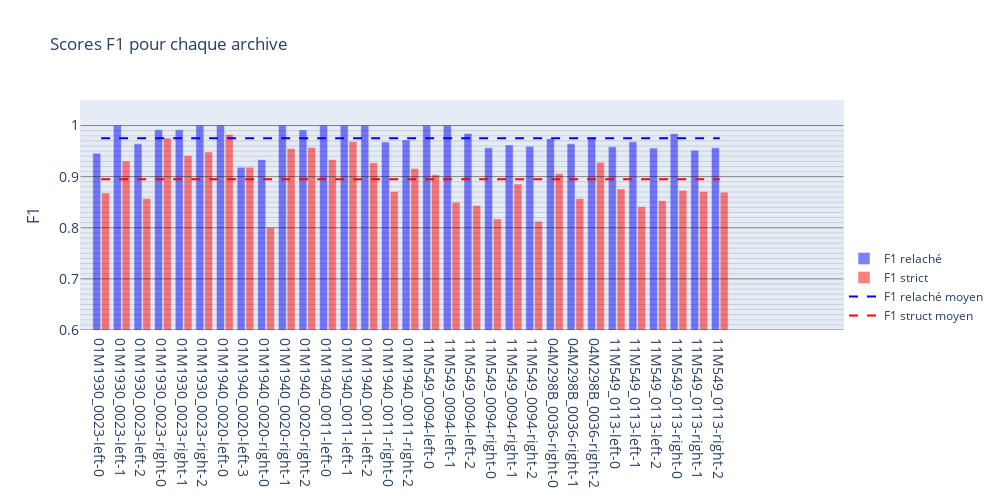
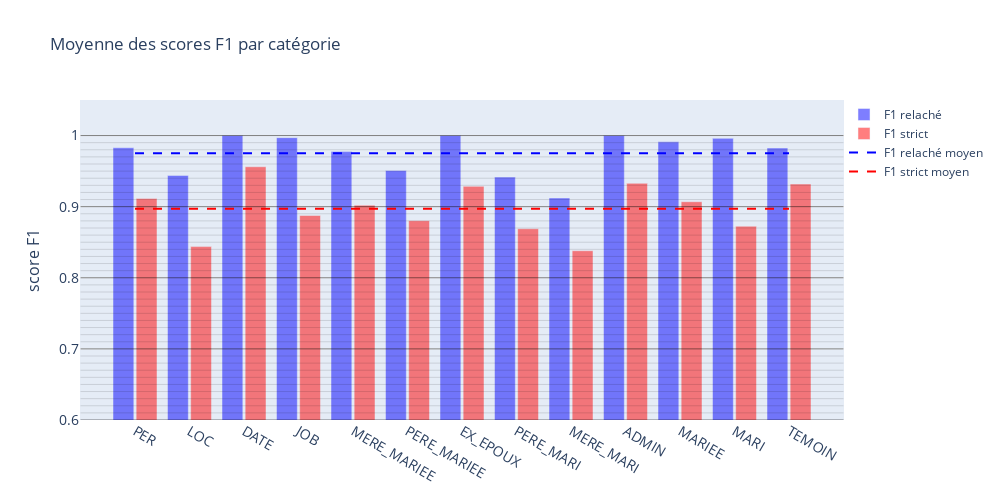
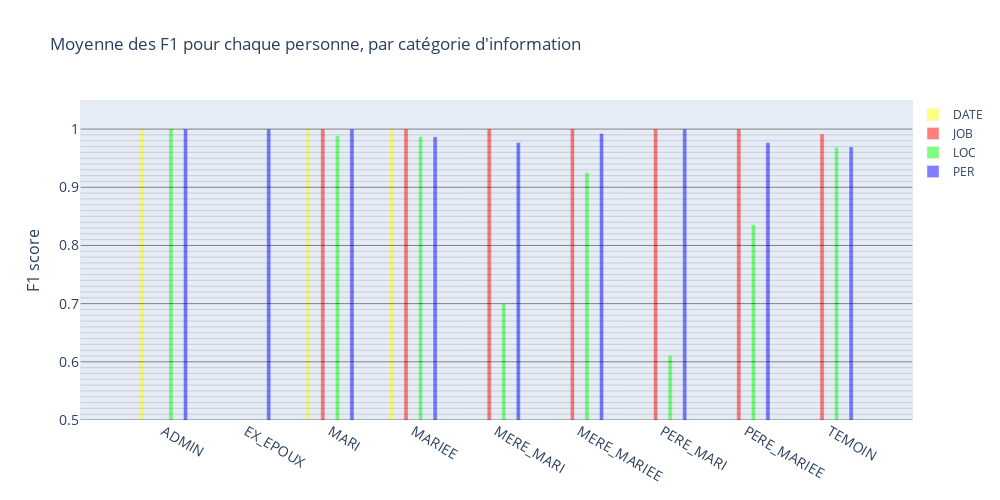

Notebook source saved alongside these figures, in order:
### Code cell
def test2():
    golden_set = {}
    labels_set = {}

    with open('donnees-test.json', 'r') as file:
        golden_set = json.load(file)

    for key in golden_set.keys():

        ####Patch for Boolean, temporary
        if isinstance(golden_set[key], bool):
            continue
        ################################

        #golden_set[key] = golden_set[key].replace('-\n', '').replace('\n', ' ')

    with open('donnees-test-labels-gpt35-paragraph-16k.json', 'r') as file:
        labels_set = json.load(file)

    results = {}
    for archive in golden_set.keys():
        if archive not in labels_set.keys():
            #print('Archive ' + archive + ' not found in labels_set')
            continue

        f1_scores = f1_score(labels_set[archive], golden_set[archive]['questions'], 0.5)
        results[archive] = f1_scores
    
    with open('results_extended.json', 'w') as file:
        json.dump(results, file, indent=4)

    scores = precision_recall(results, 0.5, False)
    #save scores in a json file
    with open('scores_extended.json', 'w') as file:
        json.dump(scores, file, indent=4)
    df = make_df(scores)
    #plot(df)
    return df

df = test2()
plot_average(df)
plot_by_category(df)
make_average_for_each_people()

### Figure 1 — Plotly figure (JSON) as saved in the notebook; plotly's stock layout.template omitted (floating-point values rounded to 4 significant figures)
{"data": [{"marker": {"color": "blue"}, "name": "F1 relaché", "opacity": 0.5, "type": "bar", "x": ["01M1930_0023-left-0", "01M1930_0023-left-1", "01M1930_0023-left-2", "01M1930_0023-right-0", "01M1930_0023-right-1", "01M1930_0023-right-2", "01M1940_0020-left-0", "01M1940_0020-left-3", "01M1940_0020-right-0", "01M1940_0020-right-1", "01M1940_0020-right-2", "01M1940_0011-left-0", "01M1940_0011-left-1", "01M1940_0011-left-2", "01M1940_0011-right-0", "01M1940_0011-right-2", "11M549_0094-left-0", "11M549_0094-left-1", "11M549_0094-left-2", "11M549_0094-right-0", "11M549_0094-right-1", "11M549_0094-right-2", "04M298B_0036-right-0", "04M298B_0036-right-1", "04M298B_0036-right-2", "11M549_0113-left-0", "11M549_0113-left-1", "11M549_0113-left-2", "11M549_0113-right-0", "11M549_0113-right-1", "11M549_0113-right-2"], "y": [0.9457, 1, 0.9643, 0.9919, 0.9916, 1, 1, 0.9184, 0.9333, 1, 0.9915, 1, 1, 1, 0.9677, 0.972, 1, 1, 0.9844, 0.9565, 0.9618, 0.9593, 0.9744, 0.9643, 0.976, 0.9587, 0.9683, 0.9559, 0.9841, 0.9516, 0.9565]}, {"marker": {"color": "red"}, "name": "F1 strict", "opacity": 0.5, "type": "bar", "x": ["01M1930_0023-left-0", "01M1930_0023-left-1", "01M1930_0023-left-2", "01M1930_0023-right-0", "01M1930_0023-right-1", "01M1930_0023-right-2", "01M1940_0020-left-0", "01M1940_0020-left-3", "01M1940_0020-right-0", "01M1940_0020-right-1", "01M1940_0020-right-2", "01M1940_0011-left-0", "01M1940_0011-left-1", "01M1940_0011-left-2", "01M1940_0011-right-0", "01M1940_0011-right-2", "11M549_0094-left-0", "11M549_0094-left-1", "11M549_0094-left-2", "11M549_0094-right-0", "11M549_0094-right-1", "11M549_0094-right-2", "04M298B_0036-right-0", "04M298B_0036-right-1", "04M298B_0036-right-2", "11M549_0113-left-0", "11M549_0113-left-1", "11M549_0113-left-2", "11M549_0113-right-0", "11M549_0113-right-1", "11M549_0113-right-2"], "y": [0.8682, 0.9306, 0.8571, 0.9756, 0.9412, 0.9483, 0.9825, 0.9184, 0.8, 0.9552, 0.9573, 0.9333, 0.9688, 0.9273, 0.871, 0.9159, 0.9038, 0.85, 0.8438, 0.8174, 0.8855, 0.813, 0.906, 0.8571, 0.928, 0.876, 0.8413, 0.8529, 0.873, 0.871, 0.8696]}, {"line": {"dash": "dash", "width": 2}, "marker": {"color": "blue"}, "mode": "lines", "name": "F1 relaché moyen", "type": "scatter", "x": ["01M1930_0023-left-0", "01M1930_0023-left-1", "01M1930_0023-left-2", "01M1930_0023-right-0", "01M1930_0023-right-1", "01M1930_0023-right-2", "01M1940_0020-left-0", "01M1940_0020-left-3", "01M1940_0020-right-0", "01M1940_0020-right-1", "01M1940_0020-right-2", "01M1940_0011-left-0", "01M1940_0011-left-1", "01M1940_0011-left-2", "01M1940_0011-right-0", "01M1940_0011-right-2", "11M549_0094-left-0", "11M549_0094-left-1", "11M549_0094-left-2", "11M549_0094-right-0", "11M549_0094-right-1", "11M549_0094-right-2", "04M298B_0036-right-0", "04M298B_0036-right-1", "04M298B_0036-right-2", "11M549_0113-left-0", "11M549_0113-left-1", "11M549_0113-left-2", "11M549_0113-right-0", "11M549_0113-right-1", "11M549_0113-right-2"], "y": [0.9751, 0.9751, 0.9751, 0.9751, 0.9751, 0.9751, 0.9751, 0.9751, 0.9751, 0.9751, 0.9751, 0.9751, 0.9751, 0.9751, 0.9751, 0.9751, 0.9751, 0.9751, 0.9751, 0.9751, 0.9751, 0.9751, 0.9751, 0.9751, 0.9751, 0.9751, 0.9751, 0.9751, 0.9751, 0.9751, 0.9751]}, {"line": {"dash": "dash", "width": 2}, "marker": {"color": "red"}, "mode": "lines", "name": "F1 struct moyen", "type": "scatter", "x": ["01M1930_0023-left-0", "01M1930_0023-left-1", "01M1930_0023-left-2", "01M1930_0023-right-0", "01M1930_0023-right-1", "01M1930_0023-right-2", "01M1940_0020-left-0", "01M1940_0020-left-3", "01M1940_0020-right-0", "01M1940_0020-right-1", "01M1940_0020-right-2", "01M1940_0011-left-0", "01M1940_0011-left-1", "01M1940_0011-left-2", "01M1940_0011-right-0", "01M1940_0011-right-2", "11M549_0094-left-0", "11M549_0094-left-1", "11M549_0094-left-2", "11M549_0094-right-0", "11M549_0094-right-1", "11M549_0094-right-2", "04M298B_0036-right-0", "04M298B_0036-right-1", "04M298B_0036-right-2", "11M549_0113-left-0", "11M549_0113-left-1", "11M549_0113-left-2", "11M549_0113-right-0", "11M549_0113-right-1", "11M549_0113-right-2"], "y": [0.8948, 0.8948, 0.8948, 0.8948, 0.8948, 0.8948, 0.8948, 0.8948, 0.8948, 0.8948, 0.8948, 0.8948, 0.8948, 0.8948, 0.8948, 0.8948, 0.8948, 0.8948, 0.8948, 0.8948, 0.8948, 0.8948, 0.8948, 0.8948, 0.8948, 0.8948, 0.8948, 0.8948, 0.8948, 0.8948, 0.8948]}], "layout": {"autosize": false, "bargap": 0.15, "bargroupgap": 0.1, "barmode": "group", "height": 500, "legend": {"bgcolor": "rgba(255, 255, 255, 0)", "bordercolor": "rgba(255, 255, 255, 0)", "x": 1, "y": 0}, "shapes": [{"line": {"color": "rgba(0,0,0, 0.5)", "width": 1}, "type": "line", "x0": -1, "x1": 36, "y0": 0.6, "y1": 0.6}, {"line": {"color": "rgba(0,0,0, 0.25)", "width": 0.5}, "type": "line", "x0": -1, "x1": 36, "y0": 0.61, "y1": 0.61}, {"line": {"color": "rgba(0,0,0, 0.25)", "width": 0.5}, "type": "line", "x0": -1, "x1": 36, "y0": 0.62, "y1": 0.62}, {"line": {"color": "rgba(0,0,0, 0.25)", "width": 0.5}, "type": "line", "x0": -1, "x1": 36, "y0": 0.63, "y1": 0.63}, {"line": {"color": "rgba(0,0,0, 0.25)", "width": 0.5}, "type": "line", "x0": -1, "x1": 36, "y0": 0.64, "y1": 0.64}, {"line": {"color": "rgba(0,0,0, 0.25)", "width": 0.5}, "type": "line", "x0": -1, "x1": 36, "y0": 0.65, "y1": 0.65}, {"line": {"color": "rgba(0,0,0, 0.25)", "width": 0.5}, "type": "line", "x0": -1, "x1": 36, "y0": 0.66, "y1": 0.66}, {"line": {"color": "rgba(0,0,0, 0.25)", "width": 0.5}, "type": "line", "x0": -1, "x1": 36, "y0": 0.67, "y1": 0.67}, {"line": {"color": "rgba(0,0,0, 0.25)", "width": 0.5}, "type": "line", "x0": -1, "x1": 36, "y0": 0.68, "y1": 0.68}, {"line": {"color": "rgba(0,0,0, 0.25)", "width": 0.5}, "type": "line", "x0": -1, "x1": 36, "y0": 0.69, "y1": 0.69}, {"line": {"color": "rgba(0,0,0, 0.5)", "width": 1}, "type": "line", "x0": -1, "x1": 36, "y0": 0.7, "y1": 0.7}, {"line": {"color": "rgba(0,0,0, 0.25)", "width": 0.5}, "type": "line", "x0": -1, "x1": 36, "y0": 0.71, "y1": 0.71}, {"line": {"color": "rgba(0,0,0, 0.25)", "width": 0.5}, "type": "line", "x0": -1, "x1": 36, "y0": 0.72, "y1": 0.72}, {"line": {"color": "rgba(0,0,0, 0.25)", "width": 0.5}, "type": "line", "x0": -1, "x1": 36, "y0": 0.73, "y1": 0.73}, {"line": {"color": "rgba(0,0,0, 0.25)", "width": 0.5}, "type": "line", "x0": -1, "x1": 36, "y0": 0.74, "y1": 0.74}, {"line": {"color": "rgba(0,0,0, 0.25)", "width": 0.5}, "type": "line", "x0": -1, "x1": 36, "y0": 0.75, "y1": 0.75}, {"line": {"color": "rgba(0,0,0, 0.25)", "width": 0.5}, "type": "line", "x0": -1, "x1": 36, "y0": 0.76, "y1": 0.76}, {"line": {"color": "rgba(0,0,0, 0.25)", "width": 0.5}, "type": "line", "x0": -1, "x1": 36, "y0": 0.77, "y1": 0.77}, {"line": {"color": "rgba(0,0,0, 0.25)", "width": 0.5}, "type": "line", "x0": -1, "x1": 36, "y0": 0.78, "y1": 0.78}, {"line": {"color": "rgba(0,0,0, 0.25)", "width": 0.5}, "type": "line", "x0": -1, "x1": 36, "y0": 0.79, "y1": 0.79}, {"line": {"color": "rgba(0,0,0, 0.5)", "width": 1}, "type": "line", "x0": -1, "x1": 36, "y0": 0.8, "y1": 0.8}, {"line": {"color": "rgba(0,0,0, 0.25)", "width": 0.5}, "type": "line", "x0": -1, "x1": 36, "y0": 0.81, "y1": 0.81}, {"line": {"color": "rgba(0,0,0, 0.25)", "width": 0.5}, "type": "line", "x0": -1, "x1": 36, "y0": 0.82, "y1": 0.82}, {"line": {"color": "rgba(0,0,0, 0.25)", "width": 0.5}, "type": "line", "x0": -1, "x1": 36, "y0": 0.83, "y1": 0.83}, {"line": {"color": "rgba(0,0,0, 0.25)", "width": 0.5}, "type": "line", "x0": -1, "x1": 36, "y0": 0.84, "y1": 0.84}, {"line": {"color": "rgba(0,0,0, 0.25)", "width": 0.5}, "type": "line", "x0": -1, "x1": 36, "y0": 0.85, "y1": 0.85}, {"line": {"color": "rgba(0,0,0, 0.25)", "width": 0.5}, "type": "line", "x0": -1, "x1": 36, "y0": 0.86, "y1": 0.86}, {"line": {"color": "rgba(0,0,0, 0.25)", "width": 0.5}, "type": "line", "x0": -1, "x1": 36, "y0": 0.87, "y1": 0.87}, {"line": {"color": "rgba(0,0,0, 0.25)", "width": 0.5}, "type": "line", "x0": -1, "x1": 36, "y0": 0.88, "y1": 0.88}, {"line": {"color": "rgba(0,0,0, 0.25)", "width": 0.5}, "type": "line", "x0": -1, "x1": 36, "y0": 0.89, "y1": 0.89}, {"line": {"color": "rgba(0,0,0, 0.5)", "width": 1}, "type": "line", "x0": -1, "x1": 36, "y0": 0.9, "y1": 0.9}, {"line": {"color": "rgba(0,0,0, 0.25)", "width": 0.5}, "type": "line", "x0": -1, "x1": 36, "y0": 0.91, "y1": 0.91}, {"line": {"color": "rgba(0,0,0, 0.25)", "width": 0.5}, "type": "line", "x0": -1, "x1": 36, "y0": 0.92, "y1": 0.92}, {"line": {"color": "rgba(0,0,0, 0.25)", "width": 0.5}, "type": "line", "x0": -1, "x1": 36, "y0": 0.93, "y1": 0.93}, {"line": {"color": "rgba(0,0,0, 0.25)", "width": 0.5}, "type": "line", "x0": -1, "x1": 36, "y0": 0.94, "y1": 0.94}, {"line": {"color": "rgba(0,0,0, 0.25)", "width": 0.5}, "type": "line", "x0": -1, "x1": 36, "y0": 0.95, "y1": 0.95}, {"line": {"color": "rgba(0,0,0, 0.25)", "width": 0.5}, "type": "line", "x0": -1, "x1": 36, "y0": 0.96, "y1": 0.96}, {"line": {"color": "rgba(0,0,0, 0.25)", "width": 0.5}, "type": "line", "x0": -1, "x1": 36, "y0": 0.97, "y1": 0.97}, {"line": {"color": "rgba(0,0,0, 0.25)", "width": 0.5}, "type": "line", "x0": -1, "x1": 36, "y0": 0.98, "y1": 0.98}, {"line": {"color": "rgba(0,0,0, 0.25)", "width": 0.5}, "type": "line", "x0": -1, "x1": 36, "y0": 0.99, "y1": 0.99}, {"line": {"color": "rgba(0,0,0, 0.5)", "width": 1}, "type": "line", "x0": -1, "x1": 36, "y0": 1, "y1": 1}], "title": {"text": "Scores F1 pour chaque archive"}, "width": 1000, "xaxis": {"tickfont": {"size": 14}}, "yaxis": {"dtick": 0.1, "range": [0.6, 1.05], "tick0": 0, "tickcolor": "rgb(0,0,0)", "tickfont": {"size": 14}, "ticklen": 10, "tickwidth": 1.5, "title": {"font": {"size": 16}, "text": "F1"}}}}

### Figure 2 — Plotly figure (JSON) as saved in the notebook; plotly's stock layout.template omitted (floating-point values rounded to 4 significant figures)
{"data": [{"marker": {"color": "blue"}, "name": "F1 relaché", "opacity": 0.5, "type": "bar", "x": ["PER", "LOC", "DATE", "JOB", "MERE_MARIEE", "PERE_MARIEE", "EX_EPOUX", "PERE_MARI", "MERE_MARI", "ADMIN", "MARIEE", "MARI", "TEMOIN"], "y": [0.9828, 0.944, 1, 0.9971, 0.9774, 0.9509, 1, 0.9416, 0.9122, 1, 0.9911, 0.9961, 0.9824]}, {"marker": {"color": "red"}, "name": "F1 strict", "opacity": 0.5, "type": "bar", "x": ["PER", "LOC", "DATE", "JOB", "MERE_MARIEE", "PERE_MARIEE", "EX_EPOUX", "PERE_MARI", "MERE_MARI", "ADMIN", "MARIEE", "MARI", "TEMOIN"], "y": [0.9114, 0.8438, 0.9561, 0.8876, 0.9021, 0.8803, 0.9286, 0.869, 0.838, 0.9328, 0.9069, 0.8725, 0.9317]}, {"line": {"dash": "dash", "width": 2}, "marker": {"color": "blue"}, "mode": "lines", "name": "F1 relaché moyen", "type": "scatter", "x": ["PER", "LOC", "DATE", "JOB", "MERE_MARIEE", "PERE_MARIEE", "EX_EPOUX", "PERE_MARI", "MERE_MARI", "ADMIN", "MARIEE", "MARI", "TEMOIN"], "y": [0.975, 0.975, 0.975, 0.975, 0.975, 0.975, 0.975, 0.975, 0.975, 0.975, 0.975, 0.975, 0.975]}, {"line": {"dash": "dash", "width": 2}, "marker": {"color": "red"}, "mode": "lines", "name": "F1 strict moyen", "type": "scatter", "x": ["PER", "LOC", "DATE", "JOB", "MERE_MARIEE", "PERE_MARIEE", "EX_EPOUX", "PERE_MARI", "MERE_MARI", "ADMIN", "MARIEE", "MARI", "TEMOIN"], "y": [0.897, 0.897, 0.897, 0.897, 0.897, 0.897, 0.897, 0.897, 0.897, 0.897, 0.897, 0.897, 0.897]}], "layout": {"autosize": false, "bargap": 0.15, "bargroupgap": 0.1, "barmode": "group", "height": 500, "legend": {"bgcolor": "rgba(255, 255, 255, 0)", "bordercolor": "rgba(255, 255, 255, 0)", "x": 1, "y": 1}, "shapes": [{"line": {"color": "rgba(0,0,0, 0.5)", "width": 1}, "type": "line", "x0": -1, "x1": 13, "y0": 0.6, "y1": 0.6}, {"line": {"color": "rgba(0,0,0, 0.25)", "width": 0.5}, "type": "line", "x0": -1, "x1": 13, "y0": 0.61, "y1": 0.61}, {"line": {"color": "rgba(0,0,0, 0.25)", "width": 0.5}, "type": "line", "x0": -1, "x1": 13, "y0": 0.62, "y1": 0.62}, {"line": {"color": "rgba(0,0,0, 0.25)", "width": 0.5}, "type": "line", "x0": -1, "x1": 13, "y0": 0.63, "y1": 0.63}, {"line": {"color": "rgba(0,0,0, 0.25)", "width": 0.5}, "type": "line", "x0": -1, "x1": 13, "y0": 0.64, "y1": 0.64}, {"line": {"color": "rgba(0,0,0, 0.25)", "width": 0.5}, "type": "line", "x0": -1, "x1": 13, "y0": 0.65, "y1": 0.65}, {"line": {"color": "rgba(0,0,0, 0.25)", "width": 0.5}, "type": "line", "x0": -1, "x1": 13, "y0": 0.66, "y1": 0.66}, {"line": {"color": "rgba(0,0,0, 0.25)", "width": 0.5}, "type": "line", "x0": -1, "x1": 13, "y0": 0.67, "y1": 0.67}, {"line": {"color": "rgba(0,0,0, 0.25)", "width": 0.5}, "type": "line", "x0": -1, "x1": 13, "y0": 0.68, "y1": 0.68}, {"line": {"color": "rgba(0,0,0, 0.25)", "width": 0.5}, "type": "line", "x0": -1, "x1": 13, "y0": 0.69, "y1": 0.69}, {"line": {"color": "rgba(0,0,0, 0.5)", "width": 1}, "type": "line", "x0": -1, "x1": 13, "y0": 0.7, "y1": 0.7}, {"line": {"color": "rgba(0,0,0, 0.25)", "width": 0.5}, "type": "line", "x0": -1, "x1": 13, "y0": 0.71, "y1": 0.71}, {"line": {"color": "rgba(0,0,0, 0.25)", "width": 0.5}, "type": "line", "x0": -1, "x1": 13, "y0": 0.72, "y1": 0.72}, {"line": {"color": "rgba(0,0,0, 0.25)", "width": 0.5}, "type": "line", "x0": -1, "x1": 13, "y0": 0.73, "y1": 0.73}, {"line": {"color": "rgba(0,0,0, 0.25)", "width": 0.5}, "type": "line", "x0": -1, "x1": 13, "y0": 0.74, "y1": 0.74}, {"line": {"color": "rgba(0,0,0, 0.25)", "width": 0.5}, "type": "line", "x0": -1, "x1": 13, "y0": 0.75, "y1": 0.75}, {"line": {"color": "rgba(0,0,0, 0.25)", "width": 0.5}, "type": "line", "x0": -1, "x1": 13, "y0": 0.76, "y1": 0.76}, {"line": {"color": "rgba(0,0,0, 0.25)", "width": 0.5}, "type": "line", "x0": -1, "x1": 13, "y0": 0.77, "y1": 0.77}, {"line": {"color": "rgba(0,0,0, 0.25)", "width": 0.5}, "type": "line", "x0": -1, "x1": 13, "y0": 0.78, "y1": 0.78}, {"line": {"color": "rgba(0,0,0, 0.25)", "width": 0.5}, "type": "line", "x0": -1, "x1": 13, "y0": 0.79, "y1": 0.79}, {"line": {"color": "rgba(0,0,0, 0.5)", "width": 1}, "type": "line", "x0": -1, "x1": 13, "y0": 0.8, "y1": 0.8}, {"line": {"color": "rgba(0,0,0, 0.25)", "width": 0.5}, "type": "line", "x0": -1, "x1": 13, "y0": 0.81, "y1": 0.81}, {"line": {"color": "rgba(0,0,0, 0.25)", "width": 0.5}, "type": "line", "x0": -1, "x1": 13, "y0": 0.82, "y1": 0.82}, {"line": {"color": "rgba(0,0,0, 0.25)", "width": 0.5}, "type": "line", "x0": -1, "x1": 13, "y0": 0.83, "y1": 0.83}, {"line": {"color": "rgba(0,0,0, 0.25)", "width": 0.5}, "type": "line", "x0": -1, "x1": 13, "y0": 0.84, "y1": 0.84}, {"line": {"color": "rgba(0,0,0, 0.25)", "width": 0.5}, "type": "line", "x0": -1, "x1": 13, "y0": 0.85, "y1": 0.85}, {"line": {"color": "rgba(0,0,0, 0.25)", "width": 0.5}, "type": "line", "x0": -1, "x1": 13, "y0": 0.86, "y1": 0.86}, {"line": {"color": "rgba(0,0,0, 0.25)", "width": 0.5}, "type": "line", "x0": -1, "x1": 13, "y0": 0.87, "y1": 0.87}, {"line": {"color": "rgba(0,0,0, 0.25)", "width": 0.5}, "type": "line", "x0": -1, "x1": 13, "y0": 0.88, "y1": 0.88}, {"line": {"color": "rgba(0,0,0, 0.25)", "width": 0.5}, "type": "line", "x0": -1, "x1": 13, "y0": 0.89, "y1": 0.89}, {"line": {"color": "rgba(0,0,0, 0.5)", "width": 1}, "type": "line", "x0": -1, "x1": 13, "y0": 0.9, "y1": 0.9}, {"line": {"color": "rgba(0,0,0, 0.25)", "width": 0.5}, "type": "line", "x0": -1, "x1": 13, "y0": 0.91, "y1": 0.91}, {"line": {"color": "rgba(0,0,0, 0.25)", "width": 0.5}, "type": "line", "x0": -1, "x1": 13, "y0": 0.92, "y1": 0.92}, {"line": {"color": "rgba(0,0,0, 0.25)", "width": 0.5}, "type": "line", "x0": -1, "x1": 13, "y0": 0.93, "y1": 0.93}, {"line": {"color": "rgba(0,0,0, 0.25)", "width": 0.5}, "type": "line", "x0": -1, "x1": 13, "y0": 0.94, "y1": 0.94}, {"line": {"color": "rgba(0,0,0, 0.25)", "width": 0.5}, "type": "line", "x0": -1, "x1": 13, "y0": 0.95, "y1": 0.95}, {"line": {"color": "rgba(0,0,0, 0.25)", "width": 0.5}, "type": "line", "x0": -1, "x1": 13, "y0": 0.96, "y1": 0.96}, {"line": {"color": "rgba(0,0,0, 0.25)", "width": 0.5}, "type": "line", "x0": -1, "x1": 13, "y0": 0.97, "y1": 0.97}, {"line": {"color": "rgba(0,0,0, 0.25)", "width": 0.5}, "type": "line", "x0": -1, "x1": 13, "y0": 0.98, "y1": 0.98}, {"line": {"color": "rgba(0,0,0, 0.25)", "width": 0.5}, "type": "line", "x0": -1, "x1": 13, "y0": 0.99, "y1": 0.99}, {"line": {"color": "rgba(0,0,0, 0.5)", "width": 1}, "type": "line", "x0": -1, "x1": 13, "y0": 1, "y1": 1}], "title": {"text": "Moyenne des scores F1 par catégorie"}, "width": 1000, "xaxis": {"tickfont": {"size": 14}}, "yaxis": {"dtick": 0.1, "range": [0.6, 1.05], "tick0": 0, "tickcolor": "rgb(0,0,0)", "tickfont": {"size": 14}, "ticklen": 10, "tickwidth": 1.5, "title": {"font": {"size": 16}, "text": "score F1"}}}}

### Figure 3 — Plotly figure (JSON) as saved in the notebook; plotly's stock layout.template omitted (floating-point values rounded to 4 significant figures)
{"data": [{"marker": {"color": "rgba(255, 255, 0, 0.5)"}, "name": "DATE", "type": "bar", "width": 0.05, "x": ["ADMIN", "EX_EPOUX", "MARI", "MARIEE", "MERE_MARI", "MERE_MARIEE", "PERE_MARI", "PERE_MARIEE", "TEMOIN"], "y": [1, 0, 1, 1, 0, 0, 0, 0, 0]}, {"marker": {"color": "rgba(255, 0, 0, 0.5)"}, "name": "JOB", "type": "bar", "width": 0.05, "x": ["ADMIN", "EX_EPOUX", "MARI", "MARIEE", "MERE_MARI", "MERE_MARIEE", "PERE_MARI", "PERE_MARIEE", "TEMOIN"], "y": [0, 0, 1, 1, 1, 1, 1, 1, 0.9916]}, {"marker": {"color": "rgba(0, 255, 0, 0.5)"}, "name": "LOC", "type": "bar", "width": 0.05, "x": ["ADMIN", "EX_EPOUX", "MARI", "MARIEE", "MERE_MARI", "MERE_MARIEE", "PERE_MARI", "PERE_MARIEE", "TEMOIN"], "y": [1, 0, 0.9885, 0.9872, 0.7, 0.925, 0.6111, 0.8358, 0.9689]}, {"marker": {"color": "rgba(0, 0, 255, 0.5)"}, "name": "PER", "type": "bar", "width": 0.05, "x": ["ADMIN", "EX_EPOUX", "MARI", "MARIEE", "MERE_MARI", "MERE_MARIEE", "PERE_MARI", "PERE_MARIEE", "TEMOIN"], "y": [1, 1, 1, 0.9868, 0.9767, 0.9926, 1, 0.9767, 0.9694]}], "layout": {"autosize": false, "bargap": 0.3, "bargroupgap": 0.3, "barmode": "group", "height": 500, "legend": {"bgcolor": "rgba(255, 255, 255, 0)", "bordercolor": "rgba(255, 255, 255, 0)", "x": 1, "y": 1}, "shapes": [{"line": {"color": "rgba(0,0,0, 0.5)", "width": 1}, "type": "line", "x0": -1, "x1": 9, "y0": 0.5, "y1": 0.5}, {"line": {"color": "rgba(0,0,0, 0.25)", "width": 0.5}, "type": "line", "x0": -1, "x1": 9, "y0": 0.51, "y1": 0.51}, {"line": {"color": "rgba(0,0,0, 0.25)", "width": 0.5}, "type": "line", "x0": -1, "x1": 9, "y0": 0.52, "y1": 0.52}, {"line": {"color": "rgba(0,0,0, 0.25)", "width": 0.5}, "type": "line", "x0": -1, "x1": 9, "y0": 0.53, "y1": 0.53}, {"line": {"color": "rgba(0,0,0, 0.25)", "width": 0.5}, "type": "line", "x0": -1, "x1": 9, "y0": 0.54, "y1": 0.54}, {"line": {"color": "rgba(0,0,0, 0.25)", "width": 0.5}, "type": "line", "x0": -1, "x1": 9, "y0": 0.55, "y1": 0.55}, {"line": {"color": "rgba(0,0,0, 0.25)", "width": 0.5}, "type": "line", "x0": -1, "x1": 9, "y0": 0.56, "y1": 0.56}, {"line": {"color": "rgba(0,0,0, 0.25)", "width": 0.5}, "type": "line", "x0": -1, "x1": 9, "y0": 0.57, "y1": 0.57}, {"line": {"color": "rgba(0,0,0, 0.25)", "width": 0.5}, "type": "line", "x0": -1, "x1": 9, "y0": 0.58, "y1": 0.58}, {"line": {"color": "rgba(0,0,0, 0.25)", "width": 0.5}, "type": "line", "x0": -1, "x1": 9, "y0": 0.59, "y1": 0.59}, {"line": {"color": "rgba(0,0,0, 0.5)", "width": 1}, "type": "line", "x0": -1, "x1": 9, "y0": 0.6, "y1": 0.6}, {"line": {"color": "rgba(0,0,0, 0.25)", "width": 0.5}, "type": "line", "x0": -1, "x1": 9, "y0": 0.61, "y1": 0.61}, {"line": {"color": "rgba(0,0,0, 0.25)", "width": 0.5}, "type": "line", "x0": -1, "x1": 9, "y0": 0.62, "y1": 0.62}, {"line": {"color": "rgba(0,0,0, 0.25)", "width": 0.5}, "type": "line", "x0": -1, "x1": 9, "y0": 0.63, "y1": 0.63}, {"line": {"color": "rgba(0,0,0, 0.25)", "width": 0.5}, "type": "line", "x0": -1, "x1": 9, "y0": 0.64, "y1": 0.64}, {"line": {"color": "rgba(0,0,0, 0.25)", "width": 0.5}, "type": "line", "x0": -1, "x1": 9, "y0": 0.65, "y1": 0.65}, {"line": {"color": "rgba(0,0,0, 0.25)", "width": 0.5}, "type": "line", "x0": -1, "x1": 9, "y0": 0.66, "y1": 0.66}, {"line": {"color": "rgba(0,0,0, 0.25)", "width": 0.5}, "type": "line", "x0": -1, "x1": 9, "y0": 0.67, "y1": 0.67}, {"line": {"color": "rgba(0,0,0, 0.25)", "width": 0.5}, "type": "line", "x0": -1, "x1": 9, "y0": 0.68, "y1": 0.68}, {"line": {"color": "rgba(0,0,0, 0.25)", "width": 0.5}, "type": "line", "x0": -1, "x1": 9, "y0": 0.69, "y1": 0.69}, {"line": {"color": "rgba(0,0,0, 0.5)", "width": 1}, "type": "line", "x0": -1, "x1": 9, "y0": 0.7, "y1": 0.7}, {"line": {"color": "rgba(0,0,0, 0.25)", "width": 0.5}, "type": "line", "x0": -1, "x1": 9, "y0": 0.71, "y1": 0.71}, {"line": {"color": "rgba(0,0,0, 0.25)", "width": 0.5}, "type": "line", "x0": -1, "x1": 9, "y0": 0.72, "y1": 0.72}, {"line": {"color": "rgba(0,0,0, 0.25)", "width": 0.5}, "type": "line", "x0": -1, "x1": 9, "y0": 0.73, "y1": 0.73}, {"line": {"color": "rgba(0,0,0, 0.25)", "width": 0.5}, "type": "line", "x0": -1, "x1": 9, "y0": 0.74, "y1": 0.74}, {"line": {"color": "rgba(0,0,0, 0.25)", "width": 0.5}, "type": "line", "x0": -1, "x1": 9, "y0": 0.75, "y1": 0.75}, {"line": {"color": "rgba(0,0,0, 0.25)", "width": 0.5}, "type": "line", "x0": -1, "x1": 9, "y0": 0.76, "y1": 0.76}, {"line": {"color": "rgba(0,0,0, 0.25)", "width": 0.5}, "type": "line", "x0": -1, "x1": 9, "y0": 0.77, "y1": 0.77}, {"line": {"color": "rgba(0,0,0, 0.25)", "width": 0.5}, "type": "line", "x0": -1, "x1": 9, "y0": 0.78, "y1": 0.78}, {"line": {"color": "rgba(0,0,0, 0.25)", "width": 0.5}, "type": "line", "x0": -1, "x1": 9, "y0": 0.79, "y1": 0.79}, {"line": {"color": "rgba(0,0,0, 0.5)", "width": 1}, "type": "line", "x0": -1, "x1": 9, "y0": 0.8, "y1": 0.8}, {"line": {"color": "rgba(0,0,0, 0.25)", "width": 0.5}, "type": "line", "x0": -1, "x1": 9, "y0": 0.81, "y1": 0.81}, {"line": {"color": "rgba(0,0,0, 0.25)", "width": 0.5}, "type": "line", "x0": -1, "x1": 9, "y0": 0.82, "y1": 0.82}, {"line": {"color": "rgba(0,0,0, 0.25)", "width": 0.5}, "type": "line", "x0": -1, "x1": 9, "y0": 0.83, "y1": 0.83}, {"line": {"color": "rgba(0,0,0, 0.25)", "width": 0.5}, "type": "line", "x0": -1, "x1": 9, "y0": 0.84, "y1": 0.84}, {"line": {"color": "rgba(0,0,0, 0.25)", "width": 0.5}, "type": "line", "x0": -1, "x1": 9, "y0": 0.85, "y1": 0.85}, {"line": {"color": "rgba(0,0,0, 0.25)", "width": 0.5}, "type": "line", "x0": -1, "x1": 9, "y0": 0.86, "y1": 0.86}, {"line": {"color": "rgba(0,0,0, 0.25)", "width": 0.5}, "type": "line", "x0": -1, "x1": 9, "y0": 0.87, "y1": 0.87}, {"line": {"color": "rgba(0,0,0, 0.25)", "width": 0.5}, "type": "line", "x0": -1, "x1": 9, "y0": 0.88, "y1": 0.88}, {"line": {"color": "rgba(0,0,0, 0.25)", "width": 0.5}, "type": "line", "x0": -1, "x1": 9, "y0": 0.89, "y1": 0.89}, {"line": {"color": "rgba(0,0,0, 0.5)", "width": 1}, "type": "line", "x0": -1, "x1": 9, "y0": 0.9, "y1": 0.9}, {"line": {"color": "rgba(0,0,0, 0.25)", "width": 0.5}, "type": "line", "x0": -1, "x1": 9, "y0": 0.91, "y1": 0.91}, {"line": {"color": "rgba(0,0,0, 0.25)", "width": 0.5}, "type": "line", "x0": -1, "x1": 9, "y0": 0.92, "y1": 0.92}, {"line": {"color": "rgba(0,0,0, 0.25)", "width": 0.5}, "type": "line", "x0": -1, "x1": 9, "y0": 0.93, "y1": 0.93}, {"line": {"color": "rgba(0,0,0, 0.25)", "width": 0.5}, "type": "line", "x0": -1, "x1": 9, "y0": 0.94, "y1": 0.94}, {"line": {"color": "rgba(0,0,0, 0.25)", "width": 0.5}, "type": "line", "x0": -1, "x1": 9, "y0": 0.95, "y1": 0.95}, {"line": {"color": "rgba(0,0,0, 0.25)", "width": 0.5}, "type": "line", "x0": -1, "x1": 9, "y0": 0.96, "y1": 0.96}, {"line": {"color": "rgba(0,0,0, 0.25)", "width": 0.5}, "type": "line", "x0": -1, "x1": 9, "y0": 0.97, "y1": 0.97}, {"line": {"color": "rgba(0,0,0, 0.25)", "width": 0.5}, "type": "line", "x0": -1, "x1": 9, "y0": 0.98, "y1": 0.98}, {"line": {"color": "rgba(0,0,0, 0.25)", "width": 0.5}, "type": "line", "x0": -1, "x1": 9, "y0": 0.99, "y1": 0.99}, {"line": {"color": "rgba(0,0,0, 0.5)", "width": 1}, "type": "line", "x0": -1, "x1": 9, "y0": 1, "y1": 1}], "title": {"text": "Moyenne des F1 pour chaque personne, par catégorie d'information"}, "width": 1000, "xaxis": {"tickfont": {"size": 14}}, "yaxis": {"dtick": 0.1, "range": [0.5, 1.05], "tick0": 0, "tickcolor": "rgb(0,0,0)", "tickfont": {"size": 14}, "ticklen": 10, "tickwidth": 1.5, "title": {"font": {"size": 16}, "text": "F1 score"}}}}
